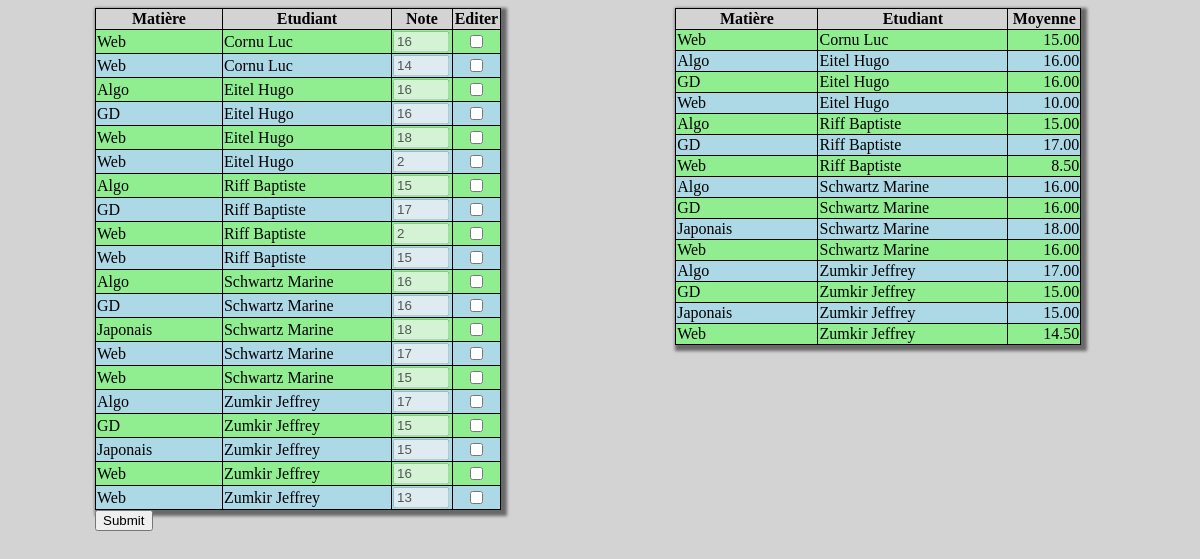
Page /PHP/page.php on the committed database.
### tables this page shows
CREATE TABLE IF NOT EXISTS `note` (
  `id_note` int(11) NOT NULL AUTO_INCREMENT,
  `valeur` int(11) NOT NULL,
  `description` varchar(100) DEFAULT NULL,
  `id_matiere` int(11) NOT NULL,
  `id_compte` int(11) NOT NULL,
  PRIMARY KEY (`id_note`),
  KEY `FK_NteMat` (`id_matiere`),
  KEY `FK_NteCptCas` (`id_compte`)
);

CREATE TABLE IF NOT EXISTS `matiere` (
  `id_matiere` int(11) NOT NULL AUTO_INCREMENT,
  `lib_matiere` varchar(20) NOT NULL,
  PRIMARY KEY (`id_matiere`)
);

CREATE TABLE IF NOT EXISTS `compte` (
  `id_compte` int(11) NOT NULL AUTO_INCREMENT,
  `login` varchar(20) NOT NULL,
  `passwd` varchar(20) NOT NULL,
  `nom` varchar(20) NOT NULL,
  `prenom` varchar(20) NOT NULL,
  `id_type` int(11) NOT NULL,
  PRIMARY KEY (`id_compte`),
  KEY `FK_CptTyp` (`id_type`)
);

### PHP/fct_bdd.php (called while the page is built, shortened)
<?php
function getNote($connexion){
	$req = 'SELECT lib_matiere, nom, prenom, valeur, id_note
			FROM matiere, compte, note
			WHERE matiere.id_matiere = note.id_matiere and compte.id_compte = note.id_compte
			ORDER BY nom, lib_matiere;';
	try{
		$stmt = $connexion->query($req);
		while($donnees = $stmt->fetch(PDO::FETCH_ASSOC)){
			$note[]=$donnees;
		}
		return $note;
	}
	catch(PDOException $e){
		echo "Erreur : ".$e->getMessage();
	}
}
function getMoyenne($connexion){
	$req = 'SELECT lib_matiere, nom, prenom, ROUND(avg(valeur),2) as moyenne
			FROM matiere, compte, note
			WHERE matiere.id_matiere = note.id_matiere and compte.id_compte = note.id_compte
			GROUP BY lib_matiere, nom
			ORDER BY nom, lib_matiere;';
	try{
		$stmt = $connexion->query($req);
		while($donnees = $stmt->fetch(PDO::FETCH_ASSOC)){
			$moy[]=$donnees;
		}
		return $moy;
	}
	catch(PDOException $e){
		echo "Erreur : ".$e->getMessage();
	}
}
?>

### PHP/page.php (the view, shortened to what this page needs)
<!DOCTYPE html>
<html>
<head>
	<link rel="stylesheet" type="text/css" href="../CSS/style.css">
</head>
<body>
	<?php
		include 'fct_bdd.php';
		$connexion = connect_bd();
	?>
	<div class="row">
		<div class="column">
	<?php
		$note = getNote($connexion);
		echo '<form action="#" method="post" id="formModifNote">
			<table id="tabNote">
				<thead>
					<tr>
						<th>Matière</th>
						<th>Etudiant</th>
						<th>Note</th>
						<th>Editer</th>
					</tr>
				</thead>
				<tbody>';
		if(isset($note) and !empty($note)){
			foreach ($note as $key => $value) {
				echo '<tr>
						<td class="colMat">'.$value["lib_matiere"].'</td>
						<td class="colEtud">'.$value["nom"].' '.$value["prenom"].'</td>
						<td class="colNote"><input type="number" name="val[]" min="0" max="20" value="'.$value["valeur"].'" disabled required></td>
						<td class="colEdit"><input type="checkbox" name="idNote[]" value="'.$value["id_note"].'" onchange="changeInputNote()"></td>
					</tr>';
			}
		}else{
			echo '<tr>
					<td colspan="4">No data</td>
				</tr>';
		}
		echo '	</tbody>
			</table>
			<input type="submit" name="changeNote">
			</form>';
	?>
</div>
<div class="column">
	<?php
		$moy = getMoyenne($connexion);
		echo '<table id="tabMoy">
				<thead>
					<tr>
						<th>Matière</th>
						<th>Etudiant</th>
						<th>Moyenne</th>
					</tr>
				</thead>
				<tbody>';
		if(isset($moy) and !empty($note)){
			foreach ($moy as $key => $value) {
				echo '<tr>
						<td class="colMat">'.$value["lib_matiere"].'</td>
						<td class="colEtud">'.$value["nom"].' '.$value["prenom"].'</td>
						<td class="colMoy">'.$value["moyenne"].'</td>
					</tr>';
			}
		}else{
			echo '<tr>
					<td colspan="3">No data</td>
				</tr>';
		}
		echo '	</tbody>
			</table>';
	?>
</div>
</div>
</body>
</html>

### CSS/style.css (style rules this page uses)
body { background-color:lightgrey; }
.column { float: left; width: 49%; }
.row::after { content: ""; clear: both; display: table; }
table { border-collapse: collapse; box-shadow: 3px 3px 3px 3px rgba(0, 0, 0, 0.5); }
tbody tr:nth-child(odd) { background-color: lightgreen; }
tbody tr:nth-child(even) { background-color: lightblue; }
#formModifNote { margin: 0 auto; width: 70%; }
.colMat { width: 30%; }
.colEtud { width: 40%; }
.colNote { width: 10%; }
.colEdit { width: 10%; text-align: center; }
#tabMoy { margin: 0 auto; width: 70%; }
.colMoy { width: 10%; text-align: right; }

### PHP/page.php (style rules this page uses)
table, th, td { border:black solid 1px; }

### rows in the picture
note: id_matiere.lib_matiere "Web", id_compte.nom "Cornu", id_compte.prenom "Luc", valeur "16"
note: id_matiere.lib_matiere "Web", id_compte.nom "Cornu", id_compte.prenom "Luc", valeur "14"
note: id_matiere.lib_matiere "Algo", id_compte.nom "Eitel", id_compte.prenom "Hugo", valeur "16"
note: id_matiere.lib_matiere "GD", id_compte.nom "Eitel", id_compte.prenom "Hugo", valeur "16"
note: id_matiere.lib_matiere "Web", id_compte.nom "Eitel", id_compte.prenom "Hugo", valeur "18"
note: id_matiere.lib_matiere "Web", id_compte.nom "Eitel", id_compte.prenom "Hugo", valeur "2"
note: id_matiere.lib_matiere "Algo", id_compte.nom "Riff", id_compte.prenom "Baptiste", valeur "15"
note: id_matiere.lib_matiere "GD", id_compte.nom "Riff", id_compte.prenom "Baptiste", valeur "17"
note: id_matiere.lib_matiere "Web", id_compte.nom "Riff", id_compte.prenom "Baptiste", valeur "2"
note: id_matiere.lib_matiere "Web", id_compte.nom "Riff", id_compte.prenom "Baptiste", valeur "15"
note: id_matiere.lib_matiere "Algo", id_compte.nom "Schwartz", id_compte.prenom "Marine", valeur "16"
note: id_matiere.lib_matiere "GD", id_compte.nom "Schwartz", id_compte.prenom "Marine", valeur "16"
note: id_matiere.lib_matiere "Japonais", id_compte.nom "Schwartz", id_compte.prenom "Marine", valeur "18"
note: id_matiere.lib_matiere "Web", id_compte.nom "Schwartz", id_compte.prenom "Marine", valeur "17"
note: id_matiere.lib_matiere "Web", id_compte.nom "Schwartz", id_compte.prenom "Marine", valeur "15"
note: id_matiere.lib_matiere "Algo", id_compte.nom "Zumkir", id_compte.prenom "Jeffrey", valeur "17"
note: id_matiere.lib_matiere "GD", id_compte.nom "Zumkir", id_compte.prenom "Jeffrey", valeur "15"
note: id_matiere.lib_matiere "Japonais", id_compte.nom "Zumkir", id_compte.prenom "Jeffrey", valeur "15"
note: id_matiere.lib_matiere "Web", id_compte.nom "Zumkir", id_compte.prenom "Jeffrey", valeur "16"
note: id_matiere.lib_matiere "Web", id_compte.nom "Zumkir", id_compte.prenom "Jeffrey", valeur "13"

### other values in the picture
$value["lib_matiere"] "Web"
$value["nom"] "Cornu"
$value["prenom"] "Luc"
$value["moyenne"] "15.00"
$value["lib_matiere"] "Algo"
$value["nom"] "Eitel"
$value["prenom"] "Hugo"
$value["moyenne"] "16.00"
$value["lib_matiere"] "GD"
$value["moyenne"] "10.00"
$value["nom"] "Riff"
$value["prenom"] "Baptiste"
$value["moyenne"] "17.00"
$value["moyenne"] "8.50"
$value["nom"] "Schwartz"
